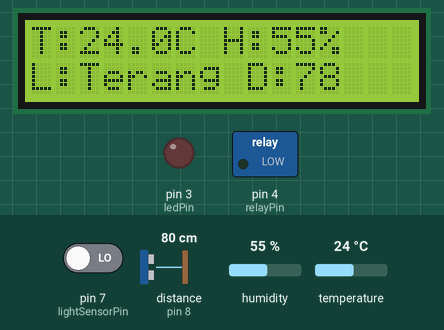
Simulated run of this sketch. Board: Arduino Uno, built with avr-gcc and run on an emulated ATmega328P. On the bench: 16×2 character LCD, switched loads named in the sketch (green lamp = pin HIGH), output pins drawn as LEDs (lit = HIGH). Wiring (from diagram.json): ultrasonic range finder: trigger pin 9; echo pin 8. The test bench sets the inputs (shaded band); at power-on: pin 7 (lightSensorPin) LOW, distance to the obstacle (sensor on pin 8) 80 cm, humidity 55 %, temperature 24 °C. The echo pulse lasts 58.3 µs per cm; pins used as bus, display or sensor lines are not drawn; what the sketch prints to the serial monitor is not drawn.

Above: at 1.2 s.
1.3 s: pin 7 (lightSensorPin) driven HIGH
At 3.2 s:
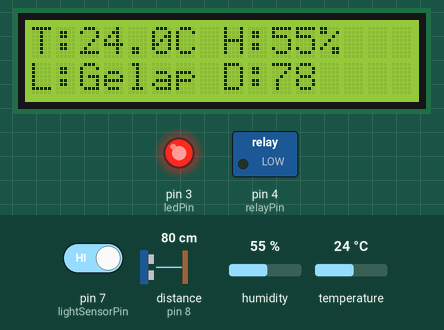
4.0 s: distance to the obstacle (sensor on pin 8) set to 13 cm
At 4.8 s:
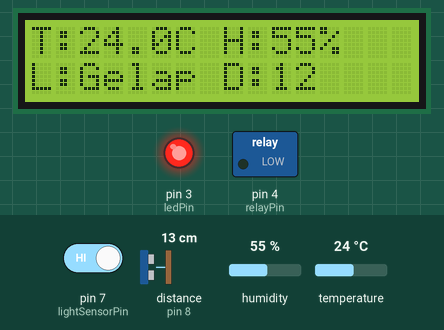
6.7 s: distance to the obstacle (sensor on pin 8) set to 10 cm
At 9.2 s:
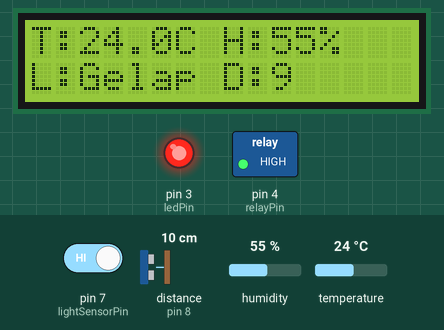
9.7 s: distance to the obstacle (sensor on pin 8) set to 4 cm
At 10.8 s:
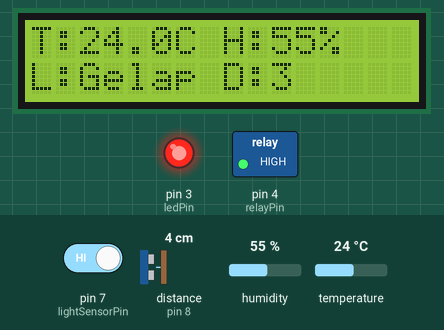
12.4 s: distance to the obstacle (sensor on pin 8) set to 2 cm
At 15.1 s:
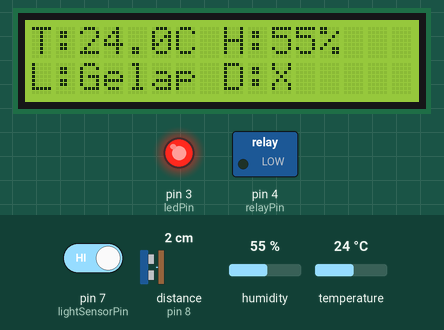
15.8 s: pin 7 (lightSensorPin) driven LOW
At 16.7 s:
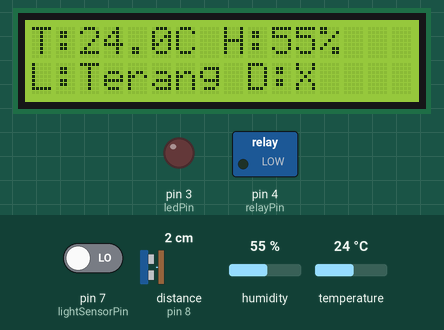
Timing chart, 0 to 18.8 s (numbered marks = the images above; inputs shaded):
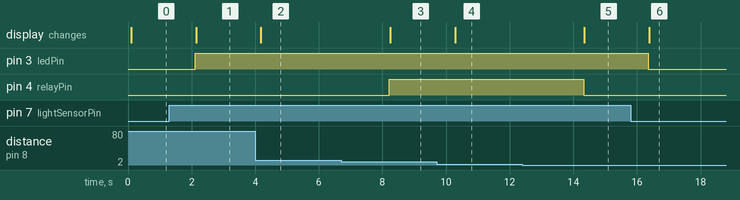

Measured:
- the behaviour switches between 12 and 11 cm on distance to the obstacle (sensor on pin 8) (found by bisection; images 2 and 3)
- the behaviour switches between 3 and 2 cm on distance to the obstacle (sensor on pin 8) (found by bisection; images 4 and 5)
- after the input at 1.3 s, pin 3 (ledPin): LOW → HIGH after 0.82 s; the display: changes after 0.84 s (image 1)
- after the input at 4.0 s, the display: changes after 0.18 s (image 2)
- after the input at 6.7 s, pin 4 (relayPin): LOW → HIGH after 1.5 s; the display: changes after 1.5 s (image 3)
- after the input at 9.7 s, the display: changes after 0.58 s (image 4)
- after the input at 12.4 s, pin 4 (relayPin): HIGH → LOW after 1.9 s; the display: changes after 2.0 s (image 5)
- after the input at 15.8 s, pin 3 (ledPin): HIGH → LOW after 0.56 s; the display: changes after 0.58 s (image 6)

The sketch:

sketch.ino
```cpp
#include <DHT.h>
#include <Wire.h>
#include <LiquidCrystal_I2C.h>

// === PIN SETUP ===
const int trigPin = 9;
const int echoPin = 8;
const int lightSensorPin = 7;
const int ledPin = 3;
const int relayPin = 4;
#define DHTPIN 2
#define DHTTYPE DHT22

// === SENSOR & MODULES ===
DHT dht(DHTPIN, DHTTYPE);
LiquidCrystal_I2C lcd(0x27, 16, 2);

// === VARIABLES ===
long duration;
int distance;
const int distanceThreshold = 10;

void setup() {
  pinMode(trigPin, OUTPUT);
  pinMode(echoPin, INPUT);
  pinMode(lightSensorPin, INPUT);
  pinMode(ledPin, OUTPUT);
  pinMode(relayPin, OUTPUT);

  dht.begin();
  lcd.init();
  lcd.backlight();

  Serial.begin(9600);
}

void loop() {
  // === Sensor Ultrasonik ===
  digitalWrite(trigPin, LOW);
  delayMicroseconds(2);
  digitalWrite(trigPin, HIGH);
  delayMicroseconds(10);
  digitalWrite(trigPin, LOW);
  duration = pulseIn(echoPin, HIGH, 30000);
  if (duration > 100 && duration < 30000) {
    distance = duration * 0.034 / 2;
  } else {
    distance = -1;
  }

  // === Sensor LDR (digital) ===
  int lightState = digitalRead(lightSensorPin);
  bool gelap = (lightState == HIGH);

  // === Sensor DHT22 ===
  float suhu = dht.readTemperature();
  float kelembapan = dht.readHumidity();
  bool dhtValid = !isnan(suhu) && !isnan(kelembapan);

  // === Aksi Berdasarkan Sensor ===
  // LED hanya menyala jika gelap
  digitalWrite(ledPin, gelap ? HIGH : LOW);

  // Relay hanya menyala jika ada objek dekat
  if (distance > 0 && distance <= distanceThreshold) {
    digitalWrite(relayPin, HIGH);
  } else {
    digitalWrite(relayPin, LOW);
  }

  // === LCD Display ===
  lcd.clear();
  lcd.setCursor(0, 0);
  if (dhtValid) {
    lcd.print("T:");
    lcd.print(suhu, 1);
    lcd.print("C H:");
    lcd.print(kelembapan, 0);
    lcd.print("%");
  } else {
    lcd.print("DHT Error");
  }

  lcd.setCursor(0, 1);
  lcd.print("L:");
  lcd.print(gelap ? "Gelap" : "Terang");
  lcd.print(" D:");
  if (distance > 0) lcd.print(distance);
  else lcd.print("X");

  // === Serial to Unity (pakai Serial.write/print) ===
  if (dhtValid) {
    Serial.print("<");
    Serial.print("T:"); Serial.print(suhu, 1);
    Serial.print(",H:"); Serial.print(kelembapan, 0);
    Serial.print(",J:"); Serial.print(distance);
    Serial.print(",G:"); Serial.print(gelap ? "1" : "0");
    Serial.println(">");
  } else {
    Serial.println("<DHT:ERROR>");
  }
  delay(2000); // Refresh interval
}
```
